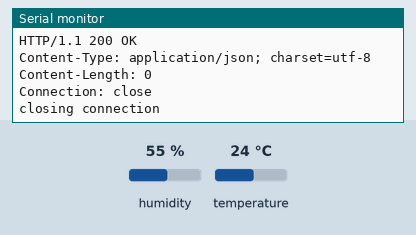
Bench run of a program on a simulated ESP32. On the bench: the last lines printed to the serial monitor. The test bench sets the inputs (shaded band); at power-on: humidity 55 %, temperature 24 °C. WiFi joins after 1.5 s; servers stay silent unless stated; uploads are accepted with an empty reply.

Above: at 14.9 s.
15.0 s: humidity set to 22 %
At 19.0 s:
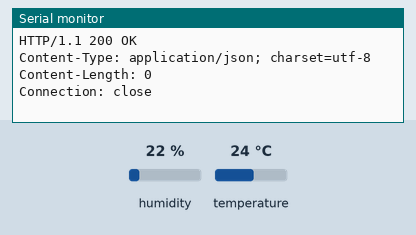
27.2 s: temperature set to 12 °C
At 34.42 s:
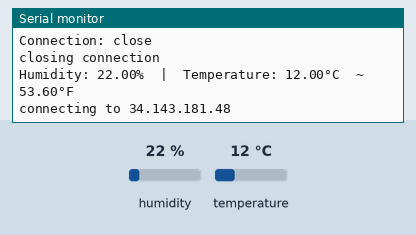
39.4 s: humidity set to 40 %
At 50.76 s:
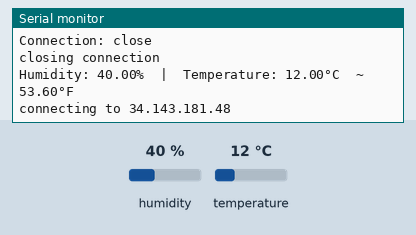
Timing chart, 0 to 52.3 s (numbered marks = the images above; inputs shaded):
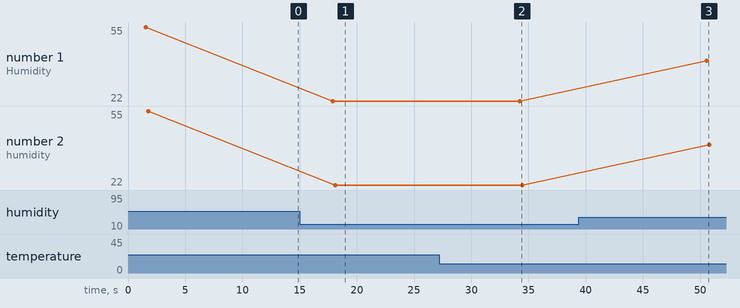

The program:

main.cpp
```cpp
#include <DHT.h>
#include <WiFi.h>

#define DHT_SENSOR_PIN  2 // ESP32 pin GIOP21 connected to DHT11 sensor
#define DHT_SENSOR_TYPE DHT11

DHT dht_sensor(DHT_SENSOR_PIN, DHT_SENSOR_TYPE);

const char* ssid     = "@wifi.id";
const char* password = "password0";

const char* host = "34.143.181.48";


void setup() {
  Serial.begin(9600);
  dht_sensor.begin(); // initialize the DHT sensor

  delay(10);

  // We start by connecting to a WiFi network

  Serial.println();
  Serial.println();
  Serial.print("Connecting to ");
  Serial.println(ssid);

  WiFi.begin(ssid, password);

  while (WiFi.status() != WL_CONNECTED) {
      delay(500);
      Serial.print(".");
  }

  Serial.println("");
  Serial.println("WiFi connected");
  Serial.println("IP address: ");
  Serial.println(WiFi.localIP());
}

void loop() {
  // read humidity
  float humi  = dht_sensor.readHumidity();
  // read temperature in Celsius
  float tempC = dht_sensor.readTemperature();
  // read temperature in Fahrenheit
  float tempF = dht_sensor.readTemperature(true);

  // check whether the reading is successful or not
  if ( isnan(tempC) || isnan(tempF) || isnan(humi)) {
    Serial.println("Failed to read from DHT sensor!");
  } else {
    Serial.print("Humidity: ");
    Serial.print(humi);
    Serial.print("%");

    Serial.print("  |  ");

    Serial.print("Temperature: ");
    Serial.print(tempC);
    Serial.print("°C  ~  ");
    Serial.print(tempF);
    Serial.println("°F");
  }

  Serial.print("connecting to ");
  Serial.println(host);

  // Use WiFiClient class to create TCP connections
  WiFiClient client;
  const int httpPort = 5000;
  if (!client.connect(host, httpPort)) {
      Serial.println("connection failed");
      return;
  }

  // We now create a URI for the request
  String url = "/insert";
  url += "?temperature=";
  url += String(tempC);
  url += "&humidity=";
  url += String(humi);

  Serial.print("Requesting URL: ");
  Serial.println(url);

  // This will send the request to the server
  client.print(String("GET ") + url + " HTTP/1.1\r\n" +
               "Host: " + host + "\r\n" +
               "Connection: close\r\n\r\n");
  unsigned long timeout = millis();
  while (client.available() == 0) {
      if (millis() - timeout > 5000) {
          Serial.println(">>> Client Timeout !");
          client.stop();
          return;
      }
  }

  // Read all the lines of the reply from server and print them to Serial
  while(client.available()) {
      String line = client.readStringUntil('\r');
      Serial.print(line);
  }

  Serial.println();
  Serial.println("closing connection");

  // wait a 15 seconds between readings
  delay(15000);
}
```

Measured:
- after the input at 15.0 s, the serial monitor: prints a new line after 2.9 s (image 1)
- after the input at 27.2 s, the serial monitor: prints a new line after 7.1 s (image 2)
- after the input at 39.4 s, the serial monitor: prints a new line after 11.2 s (image 3)
- plotted number 1: 55 → 22 after the input at 15.0 s, 22 → 40 after the input at 39.4 s
- plotted number 2: 55 → 22 after the input at 15.0 s, 22 → 40 after the input at 39.4 s
